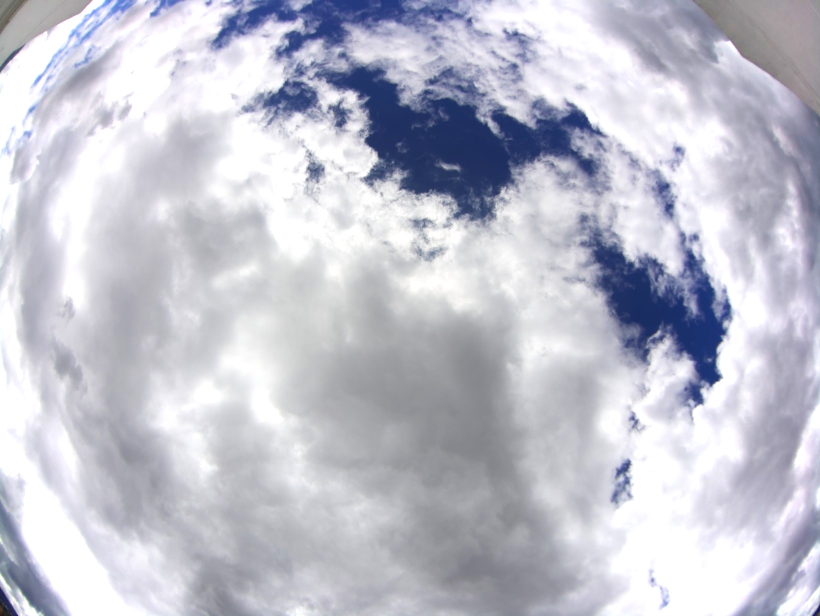
//> input picture Vignetting/Zheng/Imagenes Corregidas/cielo/nublado3_corrected.jpg, 1640 x 1232 px (shown at 1/2 size)
$ ./Vig_Correction 'Imagenes Corregidas/cielo/nublado3_corrected.jpg' 2 2   (built with g++ and OpenCV 4)
//> lines starting //> are read from the running program, lines starting //| are printed output that depends on the picture
//> further down, img is the input picture: 1232 rows x 1640 cols, CV_8UC3; mean B, G, R 205.6, 193.7, 192.8
### Vignetting/Zheng/Matrix.h
#ifndef MATRIX_H
#define MATRIX_H

#include "Commondata.h"

int  bginv(double *a, int m, int n, double *aa, double eps1, double *u, double* v, int ka);
int  bmuav(double *a, int m, int  n, double* u, double* v, double eps1, int ka);
void sss(double *fg, double* cs);
void ppp(double*a, double*e, double* s, double* v, int m, int n);


void mult(double *m1,double *m2,double *result,int i_1,int j_12,int j_2);
int  invers_matrix(double *m1,int n);
void transpose(double *m1,double *m2,int m,int n);

bool MatrixTranspose(int *m1, int row1, int col1, int *m2);
bool MatrixTranspose(float *m1, int row1, int col1, float *m2);
bool MatrixInverse(float *m1, int row1, int col1);

bool MatrixMulti(int *m1, int row1, int col1, float *m2, int row2, int col2, float *m3);
bool MatrixMulti(float *m1, int row1, int col1, int *m2, int row2, int col2, float *m3);
bool MatrixMulti(float *m1, int row1, int col1, float *m2, int row2, int col2, float *m3);


void CalPCATransParam(float *lambda,
					  float **trans_vector,
					  float **pTrainFeat,
					  int nTrainSam, int ndim,
					  int PCA_ndim, float *total_avg);

#endif

### Vignetting/Zheng/ColorCorrection.hpp

/* Header for color correction, created by Xie Donghai, 2015.12.14

*/


#ifndef COLOR_CORRECTION_HPP
#define COLOR_CORRECTION_HPP

#include <vector>
using namespace std;


//_declspec(dllexport) int VignettingCorrectionUsingRG(unsigned char* pImage, int ht, int wd, vector<double>& vp);
int VignettingCorrectionUsingRG(unsigned char* pImage, int ht, int wd, vector<double>& vp);


#endif

### Vignetting/Zheng/Matrix.cpp

#include "stdio.h"
#include "stdlib.h"
#include "string.h"
#include "math.h"
#include "matrix.h"

#include "commonfile.h"


/*Matrix  Multiplication*/
void mult(double *m1,double *m2,double *result,int i_1,int j_12,int j_2)
{
	int i,j,k;
	for(i=0;i<i_1;i++)
		for(j=0;j<j_2;j++)
		{
			result[i*j_2+j]=0.0;

			for(k=0;k<j_12;k++)
				result[i*j_2+j] += m1[i*j_12+k]*m2[j+k*j_2];
		}
	return;
}

/*Matrix Inverse*/
int invers_matrix(double *m1,int n)
{
	int *is,*js;
	int i,j,k,l,u,v;
	double temp,max_v;
	is=(int *)malloc(n*sizeof(int));
	js=(int *)malloc(n*sizeof(int));
	if(is==NULL||js==NULL)
	{
		printf("out of memory!\n");
		return(0);
	}
	for(k=0;k<n;k++)
	{
		max_v=0.0;
		for(i=k;i<n;i++)
			for (j = k; j < n; j++)
			{
				temp = fabs(m1[i*n + j]);
				if (temp > max_v)
				{
					max_v = temp; is[k] = i; js[k] = j;
				}
			}
		if(max_v==0.0)
		{
			free(is); free(js);
			printf("invers is not availble!\n");
			return(0);
		}
		if(is[k]!=k)
		{
			for (j = 0; j<n; j++)
			{
				u = k*n + j; v = is[k] * n + j;
				temp = m1[u]; m1[u] = m1[v]; m1[v] = temp;
			}
		}

		if(js[k]!=k)
		{
			for (i = 0; i<n; i++) {
				u = i*n + k; v = i*n + js[k];
				temp = m1[u]; m1[u] = m1[v]; m1[v] = temp;
			}
		}

		l=k*n+k;
		m1[l]=1.0/m1[l];
		for(j=0;j<n;j++)
		if(j!=k)
		{
			u=k*n+j;
			m1[u]*=m1[l];
		}
		for (i = 0; i < n; i++)
		{
			if (i != k)
				for (j = 0; j < n; j++)
					if (j != k)
					{
						u = i*n + j;
						m1[u] -= m1[i*n + k] * m1[k*n + j];
					}
		}
		for(i=0;i<n;i++)
		{
			if (i != k)
			{
				u = i*n + k;
				m1[u] *= -m1[l];
			}
		}

	}
	for(k=n-1;k>=0;k--)
	{
		if(js[k]!=k)
		{
			for (j = 0; j<n; j++) {
				u = k*n + j; v = js[k] * n + j;
				temp = m1[u]; m1[u] = m1[v]; m1[v] = temp;
			}
		}

		if(is[k]!=k)
		{
			for (i = 0; i<n; i++) {
				u = i*n + k; v = i*n + is[k];
				temp = m1[u]; m1[u] = m1[v]; m1[v] = temp;
			}
		}

	}
	free(is);
	free(js);
	return(1);
}
/*Matrix Transpose*/
void transpose(double *m1,double *m2,int m,int n)
{
	int i,j;
	for(i=0;i<m;i++)
		for(j=0;j<n;j++)
			m2[j*m+i]=m1[i*n+j];
	return;
}


/* Function: calculate Eigenvectors and Eigenvalues sorted by decreasing eigenvaules
*/
// [101 lines left out: function JacobiFeatValue, not called in this run]


/* Function: fast PCA  transform, based on the book of Tsinghua, written by Bian Zhaoqi, page 224-226
 input:
	pTrainFeat   ---- Training sample(nTrainSam*ndim)
	nTrainSam:   number of sample vectors
	ndim:        the dimension of sample
 output:
	lambda       ---  EigenValue( N = min(nTrainSam,ndim) )
	trans_vector ---- EigenVector( nTrainSam*ndim )
	total_avg    ---- Mean Feature vector
	PCA_ndim     = nTrainSam
*/
// [879 lines left out: functions CalPCATransParam, agmiv, bginv, bmuav, ppp, sss and 8 more, not called in this run]

### Vignetting/Zheng/ColorCorrection.cpp
#include<iostream>
#include "math.h"
#include <cstring>

//corelib
#include "Matrix.h"
#include "ColorCorrection.hpp"
using namespace std;

/* vignetting correction based on radial gradient
*/
int VignettingCorrectionUsingRG(unsigned char* pImage, int ht, int wd, vector<double>& vp)
{
	int halfWd = wd*0.5 ;
	int halfHt = ht*0.5 ;

	int nRadius = sqrt( double(halfHt*halfHt + halfWd*halfWd) ) + 0.5 + 1 ;

	vp.resize(nRadius);

	double* weight = (double*)malloc(ht*wd*sizeof(double));
	//memset(weight, 1, ht*wd*sizeof(double));
	for(int i=0; i<ht*wd; i++)
		weight[i] = 1;

	double* rgImage = (double*)malloc(ht*wd*sizeof(double));
	memset(rgImage, 0, ht*wd*sizeof(double));

	double* A  = (double*)malloc(nRadius*sizeof(double));
	double* At = (double*)malloc(nRadius*sizeof(double));
	double* AtA  = (double*)malloc(nRadius*nRadius*sizeof(double));
	double* sAtA =  (double*)malloc(nRadius*nRadius*sizeof(double));
	double* sAtL =  (double*)malloc(nRadius*sizeof(double));
	double* result = (double*)malloc(nRadius*sizeof(double));
	double* mB = (double*)malloc(nRadius*nRadius*sizeof(double));
	memset(mB, 0, nRadius*nRadius*sizeof(double));
	double* mBt = (double*)malloc(nRadius*nRadius*sizeof(double));
	memset(mBt, 0, nRadius*nRadius*sizeof(double));
	double* mBtB = (double*)malloc(nRadius*nRadius*sizeof(double));
	memset(mBtB, 0, nRadius*nRadius*sizeof(double));

	//smooth constrait
	//lambda*(2*numPixels/numR)
	double lamdaS = 0.15*2*(wd*ht)/double(nRadius);
	for(int i=1; i<nRadius-1; i++)
	{
		mB[i*nRadius+i]   = -2;//*lamdaS;
		mB[i*nRadius+i-1] = 1; //*lamdaS;
		mB[i*nRadius+i+1] = 1; //*lamdaS;
	}
	//matrix_print(nRadius, nRadius, mB);
	//PrintMatrix(mB, nRadius, nRadius);
    transpose(mB, mBt, nRadius, nRadius);
	mult(mBt, mB, mBtB, nRadius, nRadius, nRadius);
	//PrintMatrix(mBtB, nRadius, nRadius);


	//calculate the radial gradients of image
	double shift = 1;
	double eps = 0.000001;
	for(int j=1; j<ht; j++)
	{
		for(int i=1; i<wd; i++)
		{
			int cx = i - halfWd;
			int cy = j - halfHt;

			//calculate the radius
			int radius = sqrt( double(cx*cx + cy*cy ) ) + 0.5;

			//calculate the gradient
			double dx = log( double(pImage[j*wd+i]) + shift ) - log( double(pImage[j*wd+i-1]) + shift );
			double dy = log( double(pImage[j*wd+i]) + shift ) - log( double(pImage[(j-1)*wd+i]) + shift );

			//calculate the radial gradient
			double rg = double(cx*dx+cy*dy) / sqrt( double(cx*cx+cy*cy) + eps );
			rgImage[j*wd+i] = rg;
		}
	}
	//PrintMatrix(rgImage, ht, wd);

	//weighted least square solution
	printf("\n WLS... \n");
	for(int iterIndex=0; iterIndex<5; iterIndex++)
	{
		memset(sAtA, 0, nRadius*nRadius*sizeof(double));
		memset(sAtL, 0, nRadius*sizeof(double));

		for(int j=1; j<ht; j++)
			for(int i=1; i<wd; i++)
			{
				//printf("%d %d \n", j, i);

				memset(A,   0, nRadius*sizeof(double));
				memset(At,  0, nRadius*sizeof(double));
				memset(AtA, 0, nRadius*nRadius*sizeof(double));

				//calculate the radius
				int cx = i - halfWd;
				int cy = j - halfHt;
				int radius = sqrt( double(cx*cx + cy*cy ) ) + 0.5;

				double rg = rgImage[j*wd+i];

				//calculate the AtA of each pixel
				double right=0;
				if(radius>0 && radius<nRadius)
				{
					A[radius]   = 1;
					A[radius-1] = -1;
					right = rg;
				}
				//for (int i = 0; i < nRadius; i++)
				//	cout << A[i] << " ";
				//cout << endl;
				for(int k=0; k<nRadius; k++)
					At[k] = A[k];

				mult(At, A, AtA, nRadius, 1, nRadius);

				//PrintMatrix(AtA, nRadius, nRadius);

				//sum of AtA
				double w2 = weight[j*wd+i]*weight[j*wd+i];
				//printf("%d %d %lf \n", j, i, w2);
				for(int k=0; k<nRadius*nRadius; k++)
				{
					sAtA[k] += AtA[k]*w2;
				}
				for(int k=0; k<nRadius; k++)
				{
					sAtL[k] += At[k]*right*w2;
				}
			}

		/////////////////////////////  adding constraints ///////////////////////
		//smooth constraint
		for(int i=0; i<nRadius*nRadius; i++)
			sAtA[i] += lamdaS*lamdaS*mBtB[i];

		//vignetting value constraint, make them close to 1
		double eps = 0.03;
		for(int i=0; i<nRadius; i++)
			sAtA[i*nRadius+i] += eps;
		//////////////////////////////////////////////////////////////////////////

		invers_matrix(sAtA, nRadius);
		mult(sAtA, sAtL, result, nRadius, nRadius, 1);


		//printf("vignetting paras..... \n");
		for(int i=0; i<nRadius; i++)
		{
			vp[i] = result[i];
			//cout << result[i] << endl;
			//printf("%lf ", vp[i]);
		}
		//update weight
		double alpha = 0.6;
		for(int j=1; j<ht; j++)
			for(int i=1; i<wd; i++)
			{
				double rz; //radial gradient of image
				double rv; //radial gradient of vignetting paras

				int cx = i - halfWd;
				int cy = j - halfHt;
				//calculate the radius
				int radius = sqrt( double(cx*cx + cy*cy ) ) + 0.5;
				radius=max( 1, min(nRadius-1, radius) );

				//rv = log(vp[radius])-log(vp[radius-1]);
				rv = vp[radius] - vp[radius-1];
				rz = rgImage[j*wd+i];

				double s1 = fabs(rz-rv); //sqrt( (rz-rv)*(rz-rv) );
				double s2 = alpha*pow(s1, alpha-1);
				weight[j*wd+i] = exp(-s1)*(1-exp(-s2));
			}
	}

	//for (int i = 0; i < ht*wd; i++)
	//	cout << weight[i] << endl;
	free(A);
	free(At);
	free(AtA);
	free(sAtA);
	free(sAtL);
	free(mBt);
	free(mB);
	free(mBtB);
	free(result);
	free(weight);
	free(rgImage);

	return 0;
}

### Vignetting/Zheng/Vig_Correction.cpp
#include <iostream>
#include <opencv2/opencv.hpp>
#include "ColorCorrection.hpp"
#include <vector>
#include <string>

using namespace std;
using namespace cv;

int VignettingCorrect(cv::Mat& pImage, const string& vignettePath, double u0, double v0)
{
//> called with u0 = 2, v0 = 2
    int ht = pImage.rows;
    int wd = pImage.cols;
    int nChannels = pImage.channels();

    if (nChannels != 3) {
        cerr << "Error: La imagen debe tener 3 canales (BGR)" << endl;
        return -1;
    }

    cout << "Centro optico: u0 = " << u0 << ", v0 = " << v0 << endl;

    double ratio = 1;
    if (wd > 75)
        ratio = 75.0 / double(wd);

    int sht = static_cast<int>(ht * ratio + 0.5);
    int swd = static_cast<int>(wd * ratio + 0.5);
    cv::Mat pSmallImage;
    cv::resize(pImage, pSmallImage, cv::Size(swd, sht));
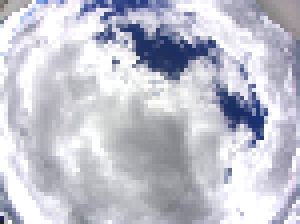
//> pSmallImage: 56 rows x 75 cols, CV_8UC3 (shown 4 times larger); mean B, G, R 205.6, 193.8, 192.9

    cv::Mat pGrayImage;
    cv::cvtColor(pSmallImage, pGrayImage, cv::COLOR_BGR2GRAY);
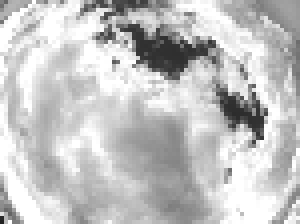
//> pGrayImage: 56 rows x 75 cols, CV_8UC1 (shown 4 times larger); min 33, max 255, mean 194.8

    unsigned char* pImageBuffer = (unsigned char*)malloc(sht * swd);
    if (!pImageBuffer) {
        cerr << "Error: No se pudo asignar memoria para pImageBuffer." << endl;
        return -1;
    }
    for (int j = 0; j < sht; j++) {
        for (int i = 0; i < swd; i++) {
            pImageBuffer[j * swd + i] = pGrayImage.at<uchar>(j, i);
        }
    }

    vector<double> vp;
    int flag = VignettingCorrectionUsingRG(pImageBuffer, sht, swd, vp);
//> in VignettingCorrectionUsingRG, `vp.resize(nRadius);`: vp = 47 values from 0 to 0
//> after the loop in VignettingCorrectionUsingRG, `for(int iterIndex=0; iterIndex<5; iterIndex++)`: vp = 47 values, max 0.0511 at index 0, min -0.146 at index 46, mean 4.09e-13
//> flag = 0

    if (flag == 0) {
        int nV = static_cast<int>(vp.size());
//> nV = 47
        for (int i = 0; i < nV; i++) {
            vp[i] = exp(vp[i]);
        }
//> this loop made 47 passes

        double maxVr = vp[0];
//> maxVr = 1.05
        for (int i = 0; i < nV; i++) {
            vp[i] /= maxVr;
        }

        for (int j = 0; j < ht; j++) {
            for (int i = 0; i < wd; i++) {
                double u = i * ratio;
                double v = j * ratio;
                double cx = u - u0 * ratio;
                double cy = v - v0 * ratio;
                double radius = sqrt(cx * cx + cy * cy);

                double vValue = 1.0;
                int nR = static_cast<int>(radius);
                if (nR == 0) {
                    vValue = vp[0];
                } else if (nR < nV) {
                    double dr = radius - nR;
                    vValue = vp[nR - 1] * (1 - dr) + vp[nR] * dr;
                } else {
                    vValue = vp[nV - 1];
                }

                double scale = 1.0 / vValue;

                for (int c = 0; c < nChannels; c++) {
                    int pixelValue = static_cast<int>(pImage.at<cv::Vec3b>(j, i)[c] * scale);
                    pImage.at<cv::Vec3b>(j, i)[c] = std::min(255, pixelValue);
                }
            }
        }
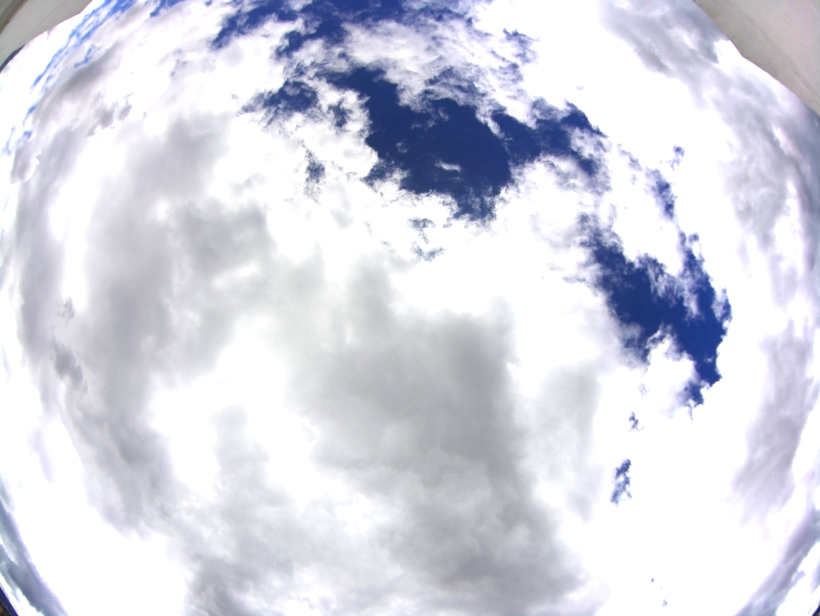
//> pImage: 1232 rows x 1640 cols, CV_8UC3 (shown at 1/2 size); mean B, G, R 226.6, 215.2, 213.9

        cv::Mat Estimate_temp(sht, swd, CV_8UC1);
        double scaled_u0 = u0 * ratio;
        double scaled_v0 = v0 * ratio;
        for (int i = 0; i < sht; i++) {
            uchar* data = Estimate_temp.ptr<uchar>(i);
            for (int j = 0; j < swd; j++) {
                double cx = j - scaled_u0;
                double cy = i - scaled_v0;
                int r = static_cast<int>(sqrt(cx * cx + cy * cy) + 0.5);
                if (r > 0 && r < nV + 1 && vp[r - 1] < 1)
                    data[j] = static_cast<uchar>(255 * vp[r - 1]);
                else
                    data[j] = 255;
            }
        }
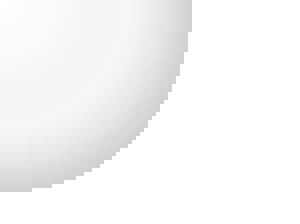
//> Estimate_temp: 56 rows x 75 cols, CV_8UC1 (shown 4 times larger); min 209, max 255, mean 247

        cv::Mat Estimate;
        cv::resize(Estimate_temp, Estimate, cv::Size(wd, ht));
        if (!cv::imwrite(vignettePath, Estimate)) {
            cerr << "Error: No se pudo guardar el mapa de viñeta: " << vignettePath << endl;
            free(pImageBuffer);
            return -1;
        }
    }

    free(pImageBuffer);
    return flag;
}

int main(int argc, char** argv)
{
    if (argc < 4) {
        cout << "Uso: " << argv[0] << " <ruta_imagen> <u0> <v0> [mostrar_preview (0/1)]" << endl;
        cout << "Ejemplo: " << argv[0] << " .\\imagenes_vineteadas\\dataset1\\chessboard_01.jpg 820 616 1" << endl;
        return -1;
    }

    double u0, v0;
    try {
        u0 = std::stod(argv[2]);
        v0 = std::stod(argv[3]);
    } catch (const std::exception& e) {
        cerr << "Error: u0 y v0 deben ser valores numéricos." << endl;
        return -1;
    }

    bool showPreview = false;
    if (argc >= 5) {
        showPreview = (atoi(argv[4]) != 0);
    }

    string inputPath = argv[1];
    size_t lastSlash = inputPath.find_last_of("\\/");
    string filename = lastSlash == string::npos ? inputPath : inputPath.substr(lastSlash + 1);
    size_t dotPos = filename.find_last_of(".");
    string baseName = dotPos == string::npos ? filename : filename.substr(0, dotPos);
    string extension = dotPos == string::npos ? "" : filename.substr(dotPos);
    size_t parentSlash = inputPath.substr(0, lastSlash).find_last_of("\\/");
    string datasetName = parentSlash == string::npos ? "" : inputPath.substr(parentSlash + 1, lastSlash - parentSlash - 1);

    string outputDir = "corregidas_zheng/" + datasetName + "/";
    string correctedPath = outputDir + baseName + "_corrected" + extension;
    string vignettePath = outputDir + baseName + "_vineta.png";

    cv::Mat img = cv::imread(inputPath, cv::IMREAD_COLOR);
    if (img.empty()) {
        cerr << "Error: No se pudo cargar la imagen: " << inputPath << endl;
        return -1;
    }

    int result = VignettingCorrect(img, vignettePath, u0, v0);
//> result = 0

    if (result == 0) {
        if (!cv::imwrite(correctedPath, img)) {
            cerr << "Error: No se pudo guardar la imagen corregida: " << correctedPath << endl;
            return -1;
        }

        if (showPreview) {
            cv::namedWindow("Imagen Original", cv::WINDOW_NORMAL);
            cv::namedWindow("Imagen Corregida", cv::WINDOW_NORMAL);
            cv::Mat original = cv::imread(inputPath, cv::IMREAD_COLOR);
            cv::imshow("Imagen Original", original);
            cv::imshow("Imagen Corregida", img);
            cv::waitKey(0);
            cv::destroyAllWindows();
        }

        cout << "Proceso completado exitosamente:\n"
             << "Imagen corregida: " << correctedPath << "\n"
             << "Mapa de viñeta: " << vignettePath << endl;
    } else {
        cerr << "Error durante la corrección de viñeta" << endl;
        return -1;
    }

    return 0;
}

$ run again, on Vignetting/Zheng/Imagenes Corregidas/cielo/u_3_corrected.jpg
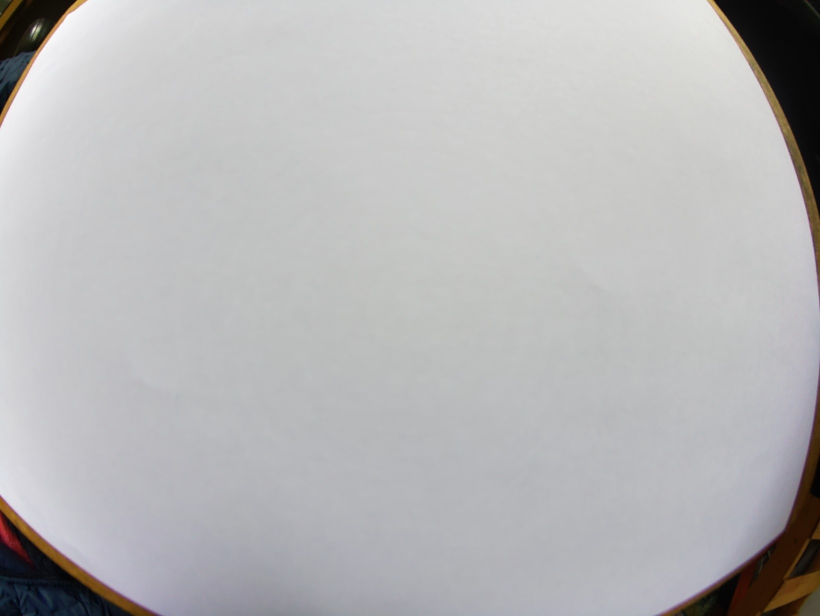
//> input picture Vignetting/Zheng/Imagenes Corregidas/cielo/u_3_corrected.jpg, 1640 x 1232 px (shown at 1/2 size)
//> img is the input picture: 1232 rows x 1640 cols, CV_8UC3; mean B, G, R 183.9, 182.8, 183.2
//> in VignettingCorrect, `cv::cvtColor(pSmallImage, pGrayImage, cv::COLOR_BGR2GRAY);`:
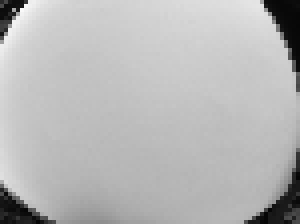
//> pGrayImage: 56 rows x 75 cols, CV_8UC1 (shown 4 times larger); min 5, max 249, mean 183.1
//> in VignettingCorrectionUsingRG, `vp.resize(nRadius);`: vp = 47 values from 0 to 0
//> after the loop in VignettingCorrectionUsingRG, `for(int iterIndex=0; iterIndex<5; iterIndex++)`: vp = 47 values, max 0.0251 at index 33, min -0.155 at index 46, mean 2.35e-13
//> in VignettingCorrect, `int flag = VignettingCorrectionUsingRG(pImageBuffer, sht, swd, vp);`: flag = 0
//> nV = 47
//> the loop in VignettingCorrect, `for (int i = 0; i < nV; i++)` made 47 passes
//> maxVr = 1.02
//> after the loop in VignettingCorrect, `for (int j = 0; j < ht; j++)`:
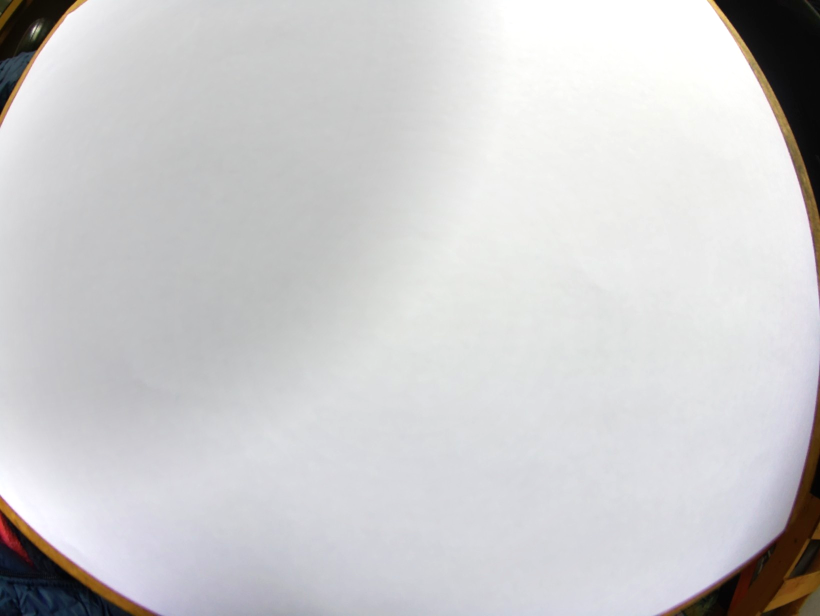
//> pImage: 1232 rows x 1640 cols, CV_8UC3 (shown at 1/2 size); mean B, G, R 205.7, 204.4, 204.9
//> result = 0

$ run again, on Vignetting/Zheng/Imagenes Corregidas/cielo/nublado2_vineta.png
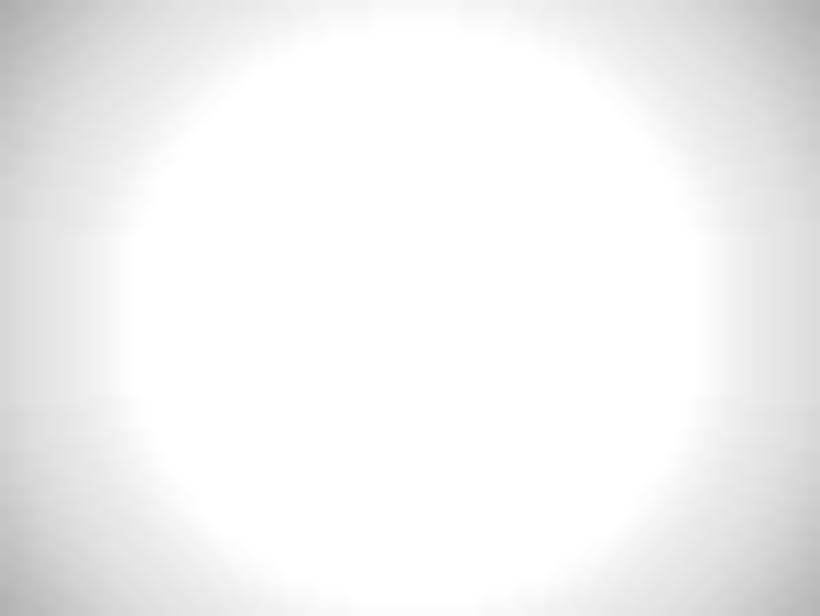
//> input picture Vignetting/Zheng/Imagenes Corregidas/cielo/nublado2_vineta.png, 1640 x 1232 px (shown at 1/2 size)
//> img is the input picture: 1232 rows x 1640 cols, CV_8UC3; min 174, max 255, mean 242.7
//> in VignettingCorrectionUsingRG, `vp.resize(nRadius);`: vp = 47 values from 0 to 0
//> after the loop in VignettingCorrectionUsingRG, `for(int iterIndex=0; iterIndex<5; iterIndex++)`: vp = 47 values, max 0.07 at index 18, min -0.257 at index 46, mean 3.37e-14
//> in VignettingCorrect, `int flag = VignettingCorrectionUsingRG(pImageBuffer, sht, swd, vp);`: flag = 0
//> nV = 47
//> the loop in VignettingCorrect, `for (int i = 0; i < nV; i++)` made 47 passes
//> maxVr = 1.07
//> after the loop in VignettingCorrect, `for (int j = 0; j < ht; j++)`:
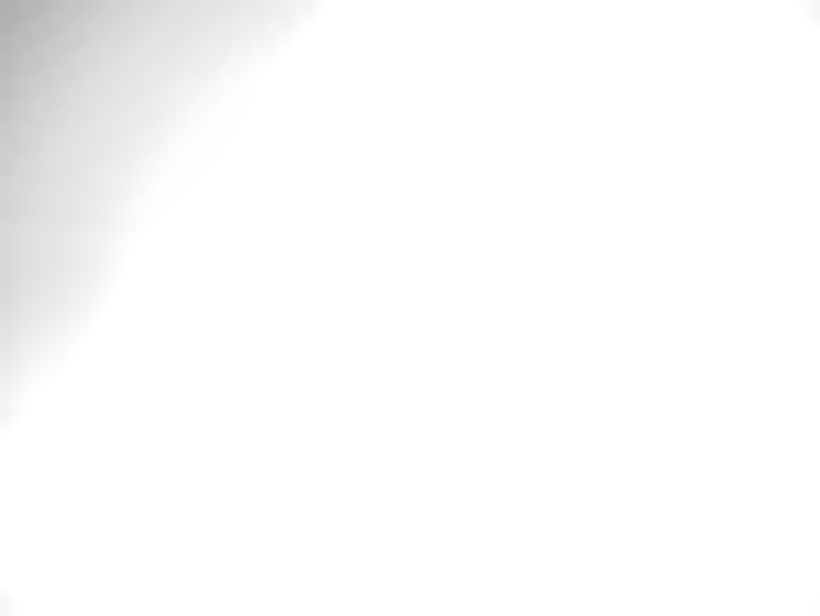
//> pImage: 1232 rows x 1640 cols, CV_8UC3 (shown at 1/2 size); min 174, max 255, mean 251.3
//> after the loop in VignettingCorrect, `for (int i = 0; i < sht; i++)`:
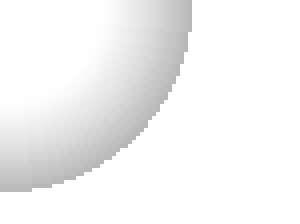
//> Estimate_temp: 56 rows x 75 cols, CV_8UC1 (shown 4 times larger); min 184, max 255, mean 243.6
//> result = 0
